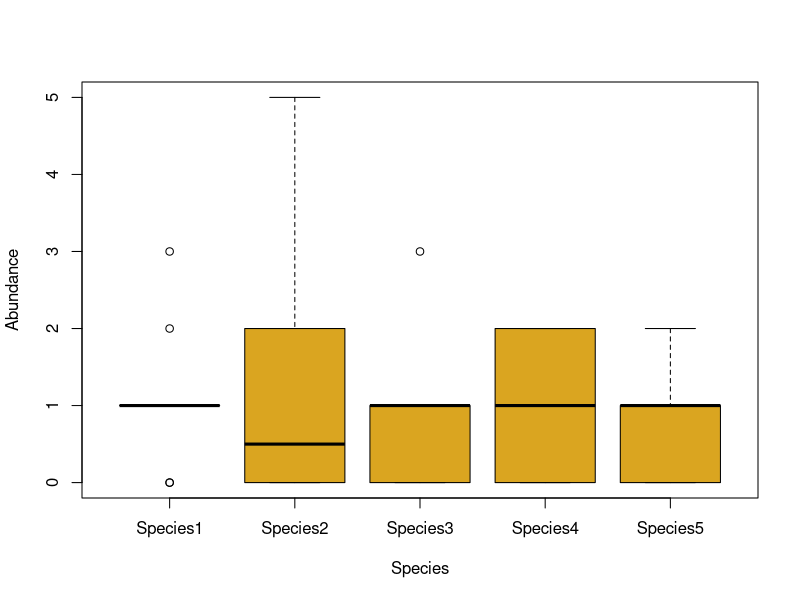

Generate this figure with R:
## ---- chunk 1
library(reshape)
library(xtable)
set.seed=100 # for reproducible results
## ---- chunk 2
MyData <- matrix(rpois(50,lambda=1),nrow=5) # create a matrix of random integers, including some zeroes
rownames(MyData) <- paste("Species",as.character(1:5),sep="")
colnames(MyData) <-paste("Site",LETTERS[1:10],sep="")

print(xtable(MyData), type = "html",
     html.table.attributes = "align = 'center'") #demo for basic use of xtable package with html


## ---- chunk 3
MyData.Long <- melt(MyData,id=colnames(MyData))
print(MyData.Long)
## ---- chunk 4
MyData.Long <- rename(MyData.Long,c(X1="Species",X2="Site",value="Abundance"))
head(MyData.Long) # print the first 6 lines
str(MyData.Long)
## ---- chunk 5
attach(MyData.Long)
Species.ANOVA <- aov(Abundance~Species)
summary(Species.ANOVA)
boxplot(Abundance~Species,col="goldenrod")
## ---- chunk 6
Abundance.Matrix <- cast(MyData.Long,Species~Site,value="Abundance")
print(Abundance.Matrix)
## ---- chunk 7
Species.Means <- cast(MyData.Long,Species~.,value="Abundance",mean)
print(Species.Means)

## ---- chunk 8
Site.Abundance <- cast(MyData.Long, Site~., value = "Abundance", sum)
print(Site.Abundance)
## ---- chunk 9
Species.Means2 <- aggregate(Abundance ~ Species, data = MyData.Long, mean) 
print(Species.Means2)
